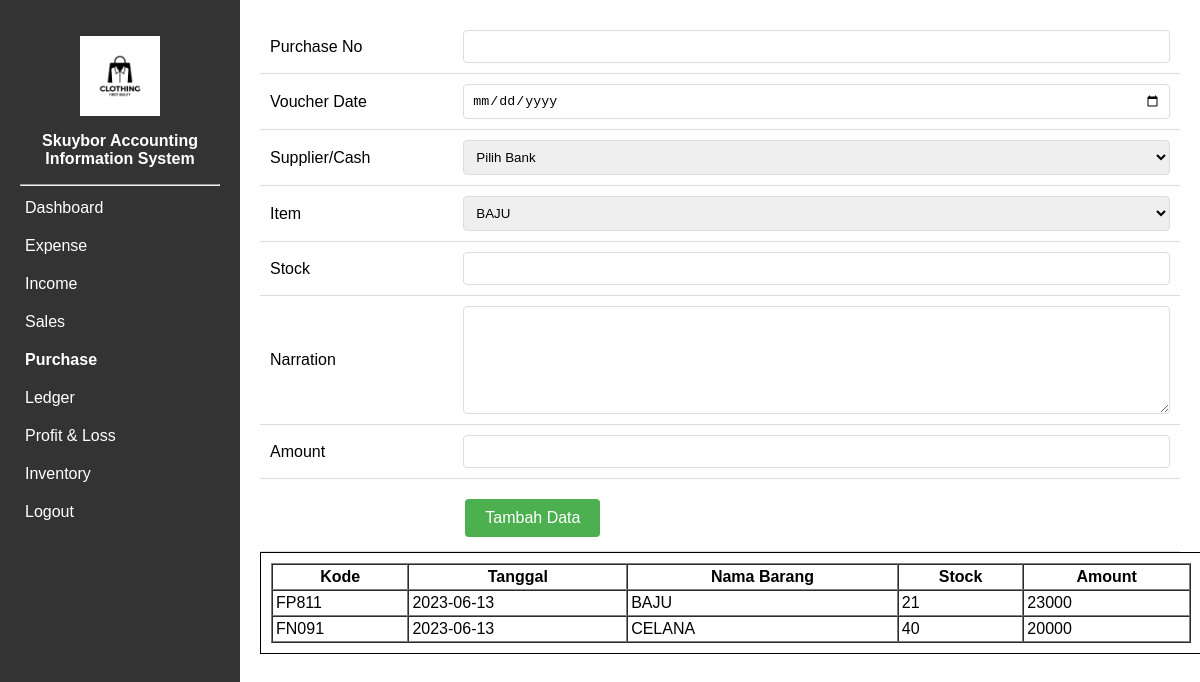
Screenshot of /purchase.php (signed in) with the database file from the repository.
### tables this page shows
CREATE TABLE `purchase` (
  `purchase_id` int(11) NOT NULL,
  `kode_purchase` varchar(11) DEFAULT NULL,
  `purchase_date` date DEFAULT NULL,
  `nama_barang` varchar(100) DEFAULT NULL,
  `stock` int(11) NOT NULL,
  `amount` int(11) DEFAULT NULL,
  `narasi` varchar(100) DEFAULT NULL
);

### function.php (called while the page is built, shortened)
<?php
$conn = mysqli_connect("localhost", "root", "", "projek") or die("Connect failed: " . $conn->error);
function query($query)
{
    global $conn;
    $result = mysqli_query($conn, $query);
    $rows = [];
    while ($row = mysqli_fetch_assoc($result)) {
        $rows[] = $row;
    }
    return $rows;
}
?>

### purchase.php (the view, shortened to what this page needs)
<?php
require 'function.php';
$purchase = query("SELECT * FROM purchase ORDER BY purchase_id DESC");
$query_inventory = "SELECT * FROM inventory";
$result_inventory = mysqli_query($conn, $query_inventory);
?>
<html>
<head>
    <link rel="stylesheet" type="text/css" href="style.css">
</head>
<body>
    <div class="container">
        <nav>
            <center>
                <img src="logo.jpg" alt="logo skuybor" style="width:40%;padding-top:1rem;">
                <b>
                    <p>Skuybor Accounting Information System</p>
                </b>
            </center>
            <hr>
            <ul>
                <li><a href="index.php" onclick="showIndex()">Dashboard</a></li>
                <li><a href="expense.php" onclick="showExpense()">Expense</a></li>
                <li><a href="income.php" onclick="showIncome()">Income</a></li>
                <li><a href="Sales.php" onclick="showSales()">Sales</a></li>
                <li><a class="active" href="purchase.php" onclick="showPurchase()">Purchase</a></li>
                <li><a href="ledger.php" onclick="showLedger()">Ledger</a></li>
                <li><a href="profitloss.php" onclick="showProfitLoss()">Profit & Loss</a></li>
                <li><a href="inventory.php" onclick="showinventory()">Inventory</a></li>
                <li><a href="logout.php">Logout</a></li>
            </ul>
        </nav>
        <div id="content">
            <div class="form">
            <table>
            <form action="" method="POST" onsubmit="return validateForm()">
                    <tr>
                        <td>Purchase No</td>
                        <td><input type="text" name="kode_purchase"></td>
                    </tr>
                    <tr>
                        <td>Voucher Date</td>
                        <td><input type="date" name="purchase_date"></td>
                    </tr>
                    <tr>
                        <td>Supplier/Cash</td>
                        <td>
            <select name="nama_bank" required>
                <option value="-" selected>Pilih Bank</option>
            </select>
            </td>
                    </tr>
                    <tr>
                        <td>Item</td>
                        <td>
                            <select name="nama_barang" required>
                                <?php
                                while ($row = mysqli_fetch_assoc($result_inventory)) {
                                    echo "<option value='" . $row['nama_barang'] . "'>" . $row['nama_barang'] . "</option>";
                                }
                                ?>
                            </select>
                        </td>
                    </tr>
                    <tr>
                        <td>Stock</td>
                        <td><input type="text" name="stock"></td>
                    </tr>
                    <tr>
                        <td><label for="Narration">Narration</label></td>
                        <td><textarea id="Narration" name="narasi" rows="6" cols="50"></textarea></td>
                    </tr>
                    <tr>
                        <td><label for="amount">Amount</label></td>
                        <td><input type="text" name="amount"></td>
                    </tr>
                    <tr class="btn">
                        <td></td>
                        <td><button type="submit" name="submit" class="simpan">Tambah Data</button></td>
                    </tr>
                </form>
            </table>
            </div>
            <div class="box-table">
                <table border="1" cellspacing="0" cellpadding="3px">
                    <tr>
                        <th>Kode</th>
                        <th>Tanggal</th>
                        <th>Nama Barang</th>
                        <th>Stock</th>
                        <th>Amount</th>
                    </tr>
                    <?php foreach ($purchase as $row): ?>
                        <tr>
                            <td><?php echo $row["kode_purchase"]; ?></td>
                            <td><?php echo $row["purchase_date"]; ?></td>
                            <td><?php echo $row["nama_barang"]; ?></td>
                            <td><?php echo $row["stock"]; ?></td>
                            <td><?php echo $row["amount"]; ?></td>
                        </tr>
                    <?php endforeach; ?>
                </table>
            </div>
        </div>
    </div>
</body>
</html>

### style.css (style rules this page uses)
body { font-family: Arial, sans-serif; margin: 0; padding: 0; }
.container { display: flex; width: 100%; height: 100%; }
.container li .active, .container li :hover { font-weight: bold; font-size: 1rem; }
.container li .active ::after, .container li :hover::after { font-weight: bold; width: 50px; height: 2px; }
nav { background-color: #333; width: 200px; padding: 20px; height: 100vh; }
nav p { color: white; }
nav ul { list-style-type: none; padding: 0; margin: 0; }
nav ul li { margin-bottom: 10px; }
nav ul li a { display: block; text-decoration: none; color: #fff; padding: 5px; }
#content { flex: 1; padding: 20px; }
.box-table { border: 1px solid black; padding: 10px; display: table; width: 100%; }
table { width: 100%; }
.simpan { background-color: #4CAF50; color: white; border: none; padding: 10px 20px; text-align: center; text-decoration: none; display: inline-block; font-size: 16px; margin: 4px 2px; cursor: pointer; border-radius: 4px; }
.form table { width: 100%; border-collapse: collapse; }
.form table tr { border-bottom: 1px solid #ddd; }
.form table td { padding: 10px; }
.form input[type="text"], .form input[type="date"], .form select, .form textarea { width: 100%; padding: 8px; border: 1px solid #ddd; border-radius: 4px; box-sizing: border-box; }
.form textarea { resize: vertical; }
.form button.simpan { background-color: #4CAF50; color: white; border: none; padding: 10px 20px; text-align: center; text-decoration: none; display: inline-block; font-size: 16px; margin-top: 10px; cursor: pointer; border-radius: 4px; }

### rows the page displays
purchase: kode_purchase "FP811", purchase_date "2023-06-13", nama_barang "BAJU", stock "21", amount "23000"
purchase: kode_purchase "FN091", purchase_date "2023-06-13", nama_barang "CELANA", stock "40", amount "20000"

### other values shown
form field nama_barang "BAJU"
